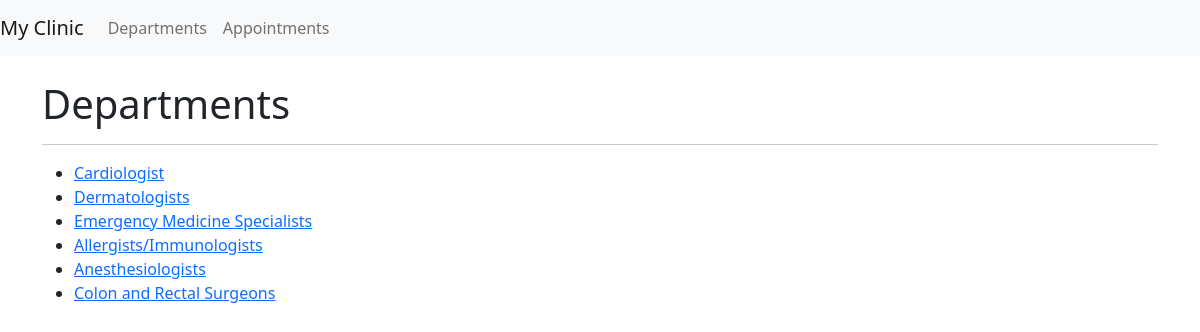
Screenshot of /department-list/ with the database file from the repository.
### managment_application/models.py (models this page shows, shortened)
class Department(models.Model):
    department_id = models.IntegerField(null=True)
    department = models.CharField(max_length=50, choices=departments, default='Cardiologist')

### managment_application/views.py (the view)
# urls.py: path('department-list/', views.department_list, name='department_list'),
def department_list(request):
    departments = Department.objects.all()
    return render(request, 'department_list.html', {'departments': departments})

### templates/department_list.html
{% extends 'base.html' %} {% block content %}
<h1>Departments</h1>
<hr />
<ul>
  {% for department in departments %}
  <li>
    <a href="{% url 'doctor_list' department.id %}"
      >{{ department.department }}</a
    >
  </li>
  {% empty %}
  <li>No departments available</li>
  {% endfor %}
</ul>
{% endblock %}

### templates/base.html (shortened to what this page needs)
<!DOCTYPE html>
<html lang="en">
  <head>
    <link
      href="https://cdn.jsdelivr.net/npm/bootstrap@5.0.2/dist/css/bootstrap.min.css"
      rel="stylesheet"
    />
  </head>
  <body>
    {% include 'navbar.html' %}
    <br />
    <div class="container">
      {% block content %}{% endblock %}
    </div>
  </body>
</html>

### templates/navbar.html (shortened to what this page needs)
<nav class="navbar navbar-expand-lg navbar-light bg-light">
  <a class="navbar-brand" href="{% url 'home' %}">My Clinic</a>
  <div class="collapse navbar-collapse" id="navbarNav">
    <ul class="navbar-nav">
      <li class="nav-item">
        <a class="nav-link" href="{% url 'department_list' %}">Departments</a>
      </li>
      <li class="nav-item">
        <a class="nav-link" href="{% url 'appointment_form' %}">Appointments</a>
      </li>
    </ul>
  </div>
</nav>

### rows the page displays
Department: department "Cardiologist"
Department: department "Dermatologists"
Department: department "Emergency Medicine Specialists"
Department: department "Allergists/Immunologists"
Department: department "Anesthesiologists"
Department: department "Colon and Rectal Surgeons"
